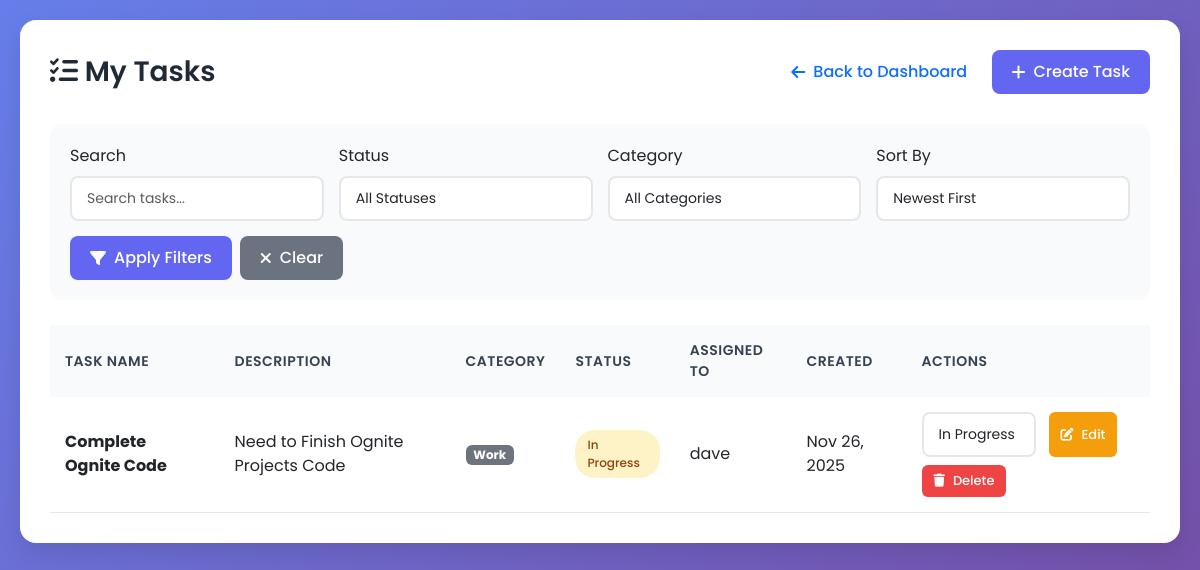
/view-tasks/ (signed in), run on an earlier commit of the app's database.
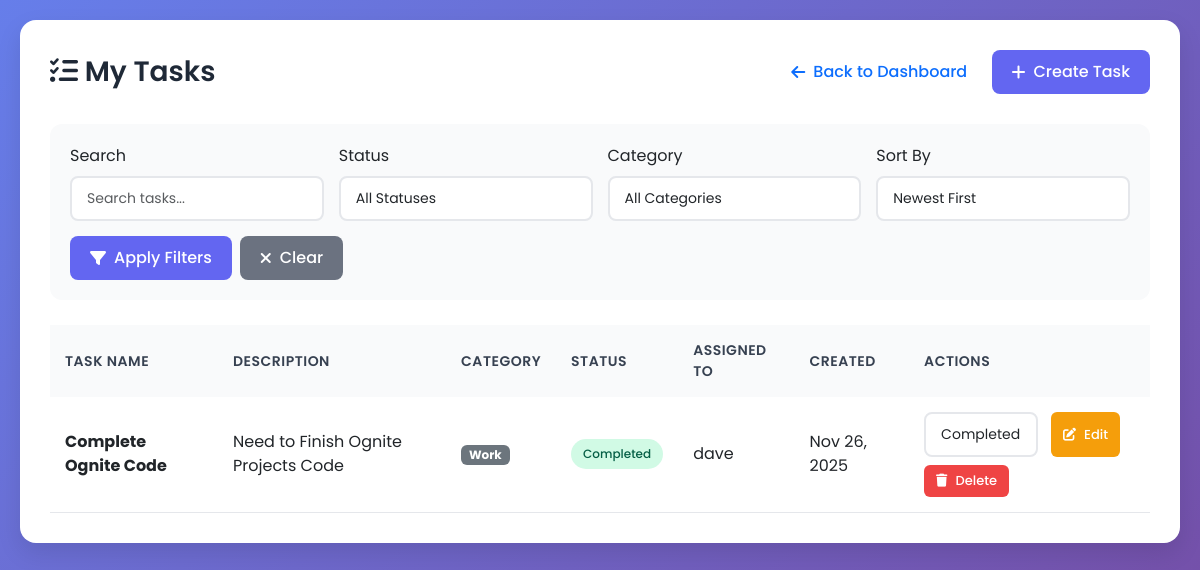
And on a later commit of the database.
### core/models.py (models this page shows, shortened)
class Task(models.Model):
    STATUS_CHOICES = [
        ('Created', 'Created'),
        ('In Progress', 'In Progress'),
        ('Completed', 'Completed'),
    ]
    CATEGORY_CHOICES = [
        ('Work', 'Work'),
        ('Personal', 'Personal'),
        ('Shopping', 'Shopping'),
        ('Health', 'Health'),
        ('Education', 'Education'),
        ('Other', 'Other'),
    ]
    name = models.CharField(max_length=255)
    description = models.TextField()
    status = models.CharField(max_length=20, choices=STATUS_CHOICES, default='Created')
    category = models.CharField(max_length=20, choices=CATEGORY_CHOICES, default='Work')
    milestone = models.CharField(max_length=255)
    assigned_to = models.ForeignKey(User, on_delete=models.SET_NULL, null=True, blank=True, related_name='assigned_tasks')
    created_by = models.ForeignKey(User, related_name='created_tasks', on_delete=models.CASCADE)
    created_at = models.DateTimeField(auto_now_add=True)
    updated_at = models.DateTimeField(auto_now=True)
    due_date = models.DateTimeField(null=True, blank=True)
    completed_at = models.DateTimeField(null=True, blank=True)
    class Meta:
        ordering = ['-created_at']

### core/views.py (the view)
# urls.py: path('view-tasks/', views.view_tasks, name='view_tasks'),
@login_required
def view_tasks(request):
    tasks = Task.objects.filter(created_by=request.user)
    search_query = request.GET.get('search', '')
    if search_query:
        tasks = tasks.filter(
            Q(name__icontains=search_query) |
            Q(description__icontains=search_query) |
            Q(milestone__icontains=search_query)
        )
    status_filter = request.GET.get('status', '')
    if status_filter:
        tasks = tasks.filter(status=status_filter)
    category_filter = request.GET.get('category', '')
    if category_filter:
        tasks = tasks.filter(category=category_filter)
    sort_by = request.GET.get('sort', '-created_at')
    if sort_by in ['name', '-name', 'status', '-status', 'category', '-category', 'created_at', '-created_at', 'due_date', '-due_date']:
        tasks = tasks.order_by(sort_by)
    else:
        tasks = tasks.order_by('-created_at')
    paginator = Paginator(tasks, 10)  # Show 10 tasks per page
    page_number = request.GET.get('page', 1)
    page_obj = paginator.get_page(page_number)
    context = {
        'tasks': page_obj,
        'search_query': search_query,
        'status_filter': status_filter,
        'category_filter': category_filter,
        'sort_by': sort_by,
    }
    return render(request, 'view_task.html', context)

### templates/view_task.html (shortened to what the changed rows need)
<!DOCTYPE html>
<html lang="en">
<head>
    {% load static %}
    <link href="https://cdn.jsdelivr.net/npm/bootstrap@5.3.3/dist/css/bootstrap.min.css" rel="stylesheet">
    <link rel="stylesheet" href="https://cdnjs.cloudflare.com/ajax/libs/font-awesome/6.4.0/css/all.min.css">
</head>
<body>
    <div class="container-modern">
        <div class="page-header">
            <h1 class="page-title"><i class="fas fa-tasks"></i> My Tasks</h1>
        </div>
        {% if tasks %}
        <div class="table-responsive">
            <table class="tasks-table">
                <thead>
                    <tr>
                        <th>Task Name</th>
                        <th>Description</th>
                        <th>Category</th>
                        <th>Status</th>
                        <th>Assigned To</th>
                        <th>Created</th>
                        <th>Actions</th>
                    </tr>
                </thead>
                <tbody>
                    {% for task in tasks %}
                    <tr>
                        <td><strong>{{ task.name }}</strong></td>
                        <td>{{ task.description|truncatewords:10 }}</td>
                        <td><span class="badge bg-secondary">{{ task.category }}</span></td>
                        <td>
                            <span class="status-badge badge-{{ task.status|lower|slugify }}">
                                {{ task.status }}
                            </span>
                        </td>
                        <td>
                            {% if task.assigned_to %}
                                {{ task.assigned_to.username }}
                            {% else %}
                                <span style="color: #9ca3af;">Unassigned</span>
                            {% endif %}
                        </td>
                        <td>{{ task.created_at|date:"M d, Y" }}</td>
                        <td>
                            <div class="action-buttons">
                                <form method="POST" action="{% url 'update_status' task.id %}" style="display: inline;">
                                    <select name="status" class="form-control form-control-modern" style="width: auto; display: inline-block; margin-right: 5px;" onchange="this.form.submit()">
                                        <option value="In Progress" {% if task.status == 'In Progress' %}selected{% endif %}>In Progress</option>
                                        <option value="Completed" {% if task.status == 'Completed' %}selected{% endif %}>Completed</option>
                                    </select>
                                </form>
                                <a href="{% url 'edit_task' task.id %}" class="btn-modern btn-warning-modern btn-sm-modern">
                                    <i class="fas fa-edit"></i> Edit
                                </a>
                                <form method="POST" action="{% url 'delete_task' task.id %}" style="display: inline;" onsubmit="return confirm('Are you sure you want to delete this task?');">
                                    <button type="submit" class="btn-modern btn-danger-modern btn-sm-modern">
                                        <i class="fas fa-trash"></i> Delete
                                    </button>
                                </form>
                            </div>
                        </td>
                    </tr>
                    {% endfor %}
                </tbody>
            </table>
        </div>
        {% endif %}
    </div>
</body>
</html>

What changed in the data, as far as the page shows it:
changed Task "Complete Ognite Code": status "In Progress" → "Completed"
